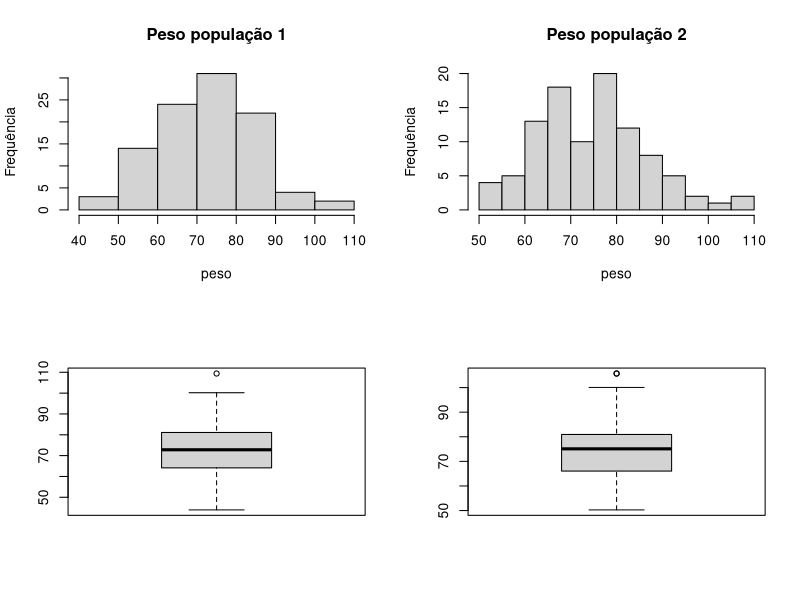

The R source for this figure:
populacao = 100

pesoPopulacao1 = abs(round(rnorm(populacao, 70, 12),2))
pesoPopulacao2 = abs(round(rnorm(populacao, 75 , 12) ,2))

par(mfrow=c(2,2))
hist(pesoPopulacao1, main='Peso população 1', ylab = 'Frequência', xlab = 'peso')
hist(pesoPopulacao2, main='Peso população 2', ylab = 'Frequência', xlab = 'peso')

# A população 1 normalmente tem um peso mais distribuído entre 50 e 80

# Enquanto a população 2 tem uma maior frequência entre 60 e 90 e os dados estão mais centralizados

boxplot(pesoPopulacao1)

# A mediana da população 1 está em 70 kg e
# o peso mínimo dessa população foi de aproximadamente 45 kg
# O peso maxímo foi de aproximadamente 100 kg e existe um outlier acima desse peso


boxplot(pesoPopulacao2)

# A mediana da população 2 está em 75 kg e
# O peso minímo dessa população foi de aproximadamente 50 kg e o 
# O peso máximo foi de aproximadamente 110 kg e não tem outlier